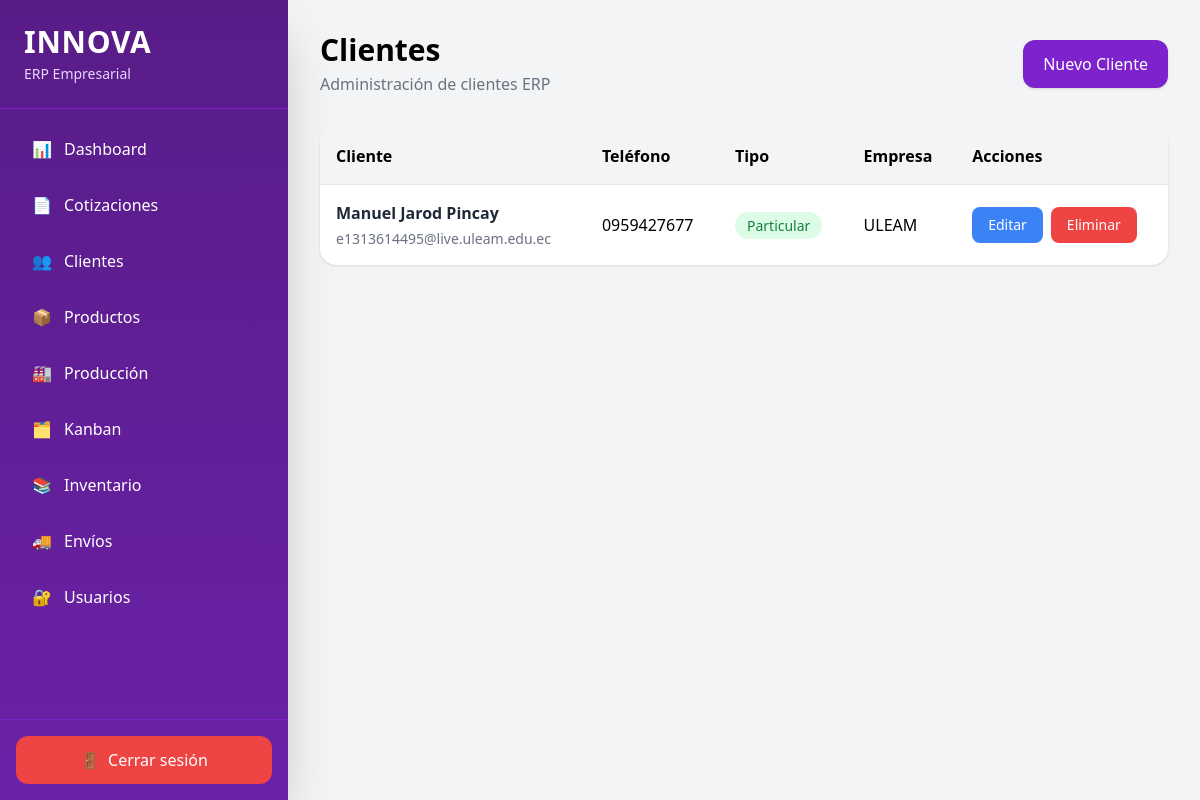
Before: /clients/ with the older database file.
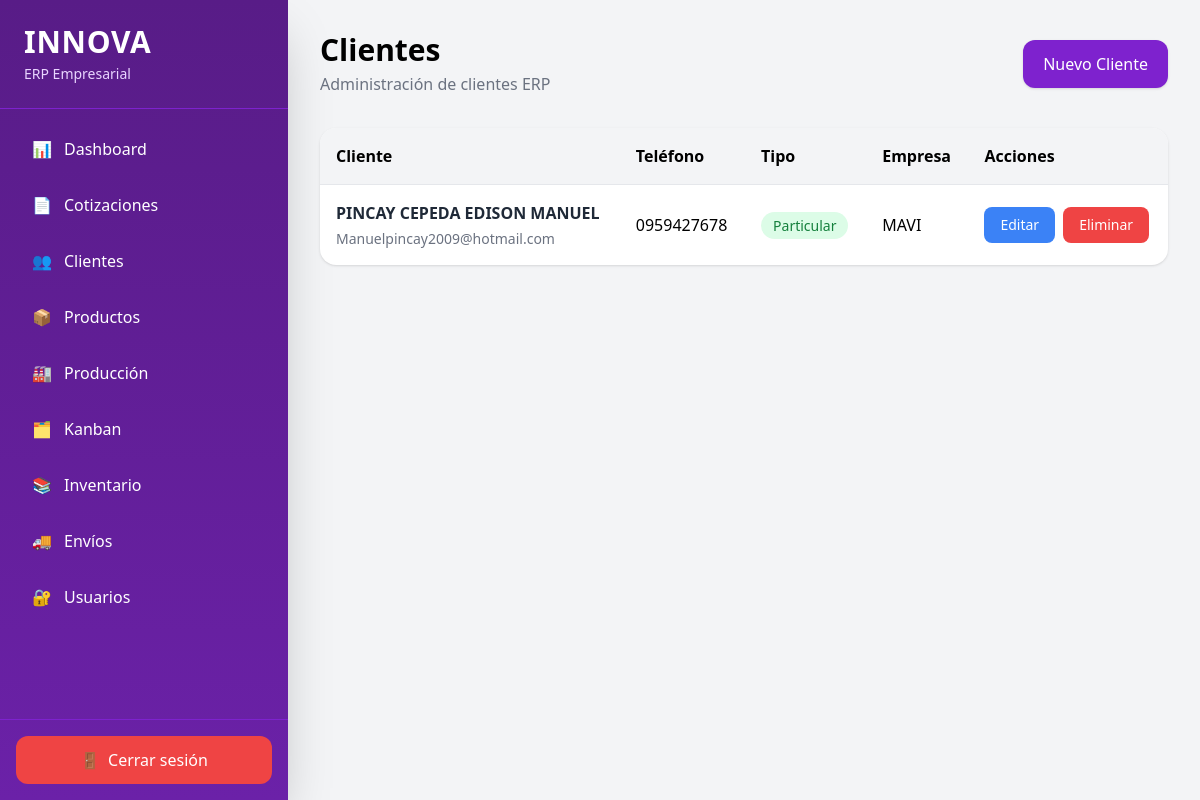
After: the same page with the newer database file.
### app/models/client.py (models this page shows)
class Client(Base):
    __tablename__ = "clients"
    id = Column(Integer, primary_key=True, index=True)
    name = Column(String)
    company = Column(String)
    ruc_ci = Column(String)
    phone = Column(String)
    email = Column(String)
    address = Column(Text)
    client_type = Column(String)
    observations = Column(Text)

### app/routes/clients.py (the view)
@router.get(
    "/",
    response_class=HTMLResponse
)
async def clients_page(
    request: Request,
    db: Session = Depends(get_db)
):
    clients = db.query(Client).all()
    return templates.TemplateResponse(
        request=request,
        name="clients.html",
        context={
            "clients": clients
        }
    )

### app/templates/clients.html
{% extends 'base.html' %}
{% block content %}
<div class="flex justify-between items-center mb-8">
    <div>
        <h1 class="text-3xl font-bold">
            Clientes
        </h1>
        <p class="text-gray-500 mt-1">
            Administración de clientes ERP
        </p>
    </div>
    <a
        href="/clients/new"
        class="bg-purple-700 hover:bg-purple-800 text-white px-5 py-3 rounded-xl shadow transition"
    >
        Nuevo Cliente
    </a>
</div>
<div class="bg-white rounded-2xl shadow overflow-hidden">
    <table class="w-full">
        <thead class="bg-gray-100">
            <tr>
                <th class="text-left p-4">
                    Cliente
                </th>
                <th class="text-left p-4">
                    Teléfono
                </th>
                <th class="text-left p-4">
                    Tipo
                </th>
                <th class="text-left p-4">
                    Empresa
                </th>
                <th class="text-left p-4">
                    Acciones
                </th>
            </tr>
        </thead>
        <tbody>
            {% for client in clients %}
            <tr class="border-t hover:bg-gray-50 transition">
                <td class="p-4">
                    <div class="font-semibold text-gray-800">
                        {{ client.name }}
                    </div>
                    {% if client.email %}
                    <div class="text-sm text-gray-500 mt-1">
                        {{ client.email }}
                    </div>
                    {% endif %}
                </td>
                <td class="p-4">
                    {{ client.phone or '-' }}
                </td>
                <td class="p-4">
                    {% if client.client_type == "empresa" %}
                    <span class="bg-blue-100 text-blue-700 px-3 py-1 rounded-full text-sm">
                        Empresa
                    </span>
                    {% else %}
                    <span class="bg-green-100 text-green-700 px-3 py-1 rounded-full text-sm">
                        Particular
                    </span>
                    {% endif %}
                </td>
                <td class="p-4">
                    {{ client.company or '-' }}
                </td>
                <td class="p-4">
                    <div class="flex gap-2">
                        <a
                            href="/clients/{{ client.id }}/edit"
                            class="bg-blue-500 hover:bg-blue-600 text-white px-4 py-2 rounded-lg text-sm transition"
                        >
                            Editar
                        </a>
                        <a
                            href="/clients/{{ client.id }}/delete"
                            onclick="return confirm('¿Eliminar cliente?')"
                            class="bg-red-500 hover:bg-red-600 text-white px-4 py-2 rounded-lg text-sm transition"
                        >
                            Eliminar
                        </a>
                    </div>
                </td>
            </tr>
            {% endfor %}
        </tbody>
    </table>
</div>
{% endblock %}

Changed rows visible on the page:
changed Client: name "Manuel Jarod Pincay" → "PINCAY CEPEDA EDISON MANUEL"; email "e1313614495@live.uleam.edu.ec" → "Manuelpincay2009@hotmail.com"; phone "0959427677" → "0959427678"; company "ULEAM" → "MAVI"
